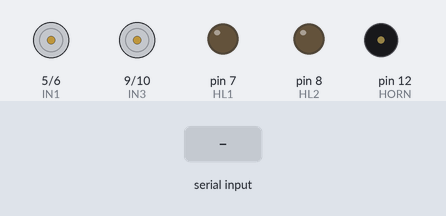
A sketch run on a simulated Arduino Uno, built with avr-gcc and run on an emulated ATmega328P. Parts: motor-driver pin pairs drawn as motors (green arrow = first pin HIGH = forward, orange = second pin HIGH = backward, longer = more drive, scaled by the enable pin), output pins drawn as LEDs (lit = HIGH), buzzer (waves = sounding, pin HIGH). The inputs (shaded band) are chosen by the test bench.

Above: at 1.2 s.
1.3 s: "F" received over Serial
At 2.4 s:
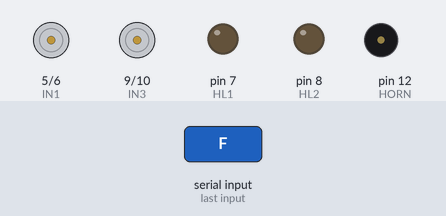
2.8 s: "B" received over Serial
At 3.5 s:
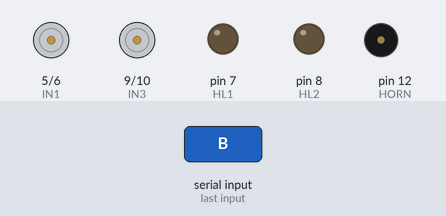
4.3 s: "L" received over Serial
At 4.37 s:
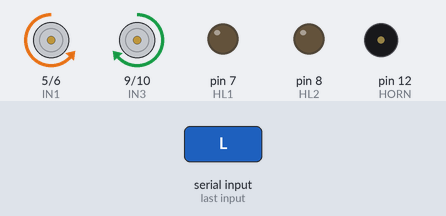
5.9 s: "R" received over Serial
At 5.97 s:
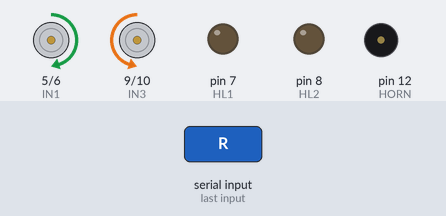
7.5 s: "H" received over Serial
At 7.57 s:
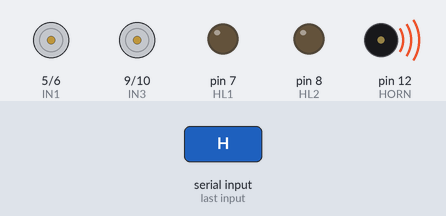
9.1 s: "1" received over Serial
At 9.7 s:
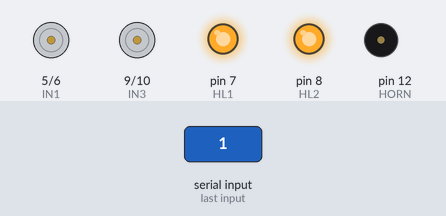
Timing chart, 0 to 11.6 s (numbered marks = the images above; inputs shaded):
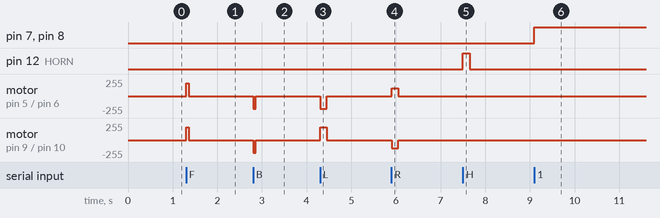

Measured:
- after the input at 1.3 s, motor on pin 5 (IN1) / pin 6 (IN2), motor on pin 9 (IN3) / pin 10 (IN4): stopped → forward 190/255 at once, → stopped 0.06 s later
- after the input at 2.8 s, motor on pin 5 (IN1) / pin 6 (IN2), motor on pin 9 (IN3) / pin 10 (IN4): stopped → backward 190/255 at once, → stopped 0.06 s later
- after the input at 4.3 s, motor on pin 5 (IN1) / pin 6 (IN2): stopped → backward 190/255 at once, → stopped 0.15 s later; motor on pin 9 (IN3) / pin 10 (IN4): stopped → forward 190/255 at once, → stopped 0.15 s later
- after the input at 5.9 s, motor on pin 5 (IN1) / pin 6 (IN2): stopped → forward 120/255 at once, → stopped 0.15 s later; motor on pin 9 (IN3) / pin 10 (IN4): stopped → backward 120/255 at once, → stopped 0.15 s later
- after the input at 7.5 s, pin 12 (HORN): LOW → HIGH at once, → LOW 0.15 s later
- after the input at 9.1 s, pin 7 (HL1), pin 8 (HL2): LOW → HIGH at once

The sketch:

Bluetooth_Car.ino
```cpp
// (licence header left out)
// Motor Control Pins (L298N)
#define IN1 5
#define IN2 6
#define IN3 9
#define IN4 10

// Speed Control Pins
#define ENA 3
#define ENB 11

// Horn & Headlights
#define HORN 12
#define HL1 7
#define HL2 8

// Speed Settings
int speedFB = 190;   // Forward / Backward speed
int speedLR = 120;   // Left / Right speed

// Safety Timeout
unsigned long lastCmdTime = 0;
const unsigned long CMD_TIMEOUT = 150;

char cmd;
bool headlightState = false;

void setup() {

  Serial.begin(9600);  // Bluetooth communication baud rate

  pinMode(IN1, OUTPUT);
  pinMode(IN2, OUTPUT);
  pinMode(IN3, OUTPUT);
  pinMode(IN4, OUTPUT);

  pinMode(ENA, OUTPUT);
  pinMode(ENB, OUTPUT);

  pinMode(HORN, OUTPUT);
  pinMode(HL1, OUTPUT);
  pinMode(HL2, OUTPUT);

  digitalWrite(HORN, LOW);
  digitalWrite(HL1, LOW);
  digitalWrite(HL2, LOW);

  stopMotor(); // Start in safe state
}

void loop() {

  if (Serial.available()) {
    cmd = Serial.read();
    lastCmdTime = millis();

    if (cmd == 'F') forward();
    else if (cmd == 'B') backward();
    else if (cmd == 'L') left();
    else if (cmd == 'R') right();
    else if (cmd == 'S') stopMotor();
    else if (cmd == 'H') hornOn();
    else if (cmd == '1') headlightsOn();
    else if (cmd == '0') headlightsOff();
  }

  // Safety auto-stop
  if (millis() - lastCmdTime > CMD_TIMEOUT) {
    stopMotor();
    hornOff();
  }
}

// -------- MOTOR FUNCTIONS --------

void forward() {
  analogWrite(ENA, speedFB);
  analogWrite(ENB, speedFB);

  digitalWrite(IN1, HIGH);
  digitalWrite(IN2, LOW);
  digitalWrite(IN3, HIGH);
  digitalWrite(IN4, LOW);

  delay(60);
  stopMotor();
}

void backward() {
  analogWrite(ENA, speedFB);
  analogWrite(ENB, speedFB);

  digitalWrite(IN1, LOW);
  digitalWrite(IN2, HIGH);
  digitalWrite(IN3, LOW);
  digitalWrite(IN4, HIGH);

  delay(60);
  stopMotor();
}

void left() {
  analogWrite(ENA, speedLR);
  analogWrite(ENB, speedLR);

  digitalWrite(IN1, LOW);
  digitalWrite(IN2, HIGH);
  digitalWrite(IN3, HIGH);
  digitalWrite(IN4, LOW);
}

void right() {
  analogWrite(ENA, speedLR);
  analogWrite(ENB, speedLR);

  digitalWrite(IN1, HIGH);
  digitalWrite(IN2, LOW);
  digitalWrite(IN3, LOW);
  digitalWrite(IN4, HIGH);
}

void stopMotor() {
  analogWrite(ENA, 0);
  analogWrite(ENB, 0);

  digitalWrite(IN1, LOW);
  digitalWrite(IN2, LOW);
  digitalWrite(IN3, LOW);
  digitalWrite(IN4, LOW);
}

// -------- HORN --------
void hornOn() {
  digitalWrite(HORN, HIGH);
}

void hornOff() {
  digitalWrite(HORN, LOW);
}

// -------- HEADLIGHTS --------
void headlightsOn() {
  digitalWrite(HL1, HIGH);
  digitalWrite(HL2, HIGH);
}

void headlightsOff() {
  digitalWrite(HL1, LOW);
  digitalWrite(HL2, LOW);
}
```
